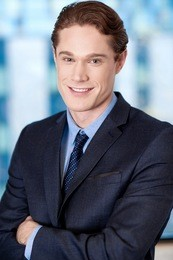
#> input picture face_check/22.jpg, 173 x 260 px, found by its file name
$ python generate_facedata.py
#> lines starting #> are read from the running program, lines starting #| are printed output that depends on the picture; after the words box and inside, x2 and y2 are one past the last pixel; in counts of white or black regions, pixels touching at a corner belong together
import cv2


def detect():
    # 声明face_cascade变量，该变量为CascadeClassifier对象，负责人脸检测
    face_cascade = cv2.CascadeClassifier(
        r'face_check\haarcascade_frontalface_default.xml')
    img = cv2.imread(  # 读取图片
        r'face_check/22.jpg')
#> img is the input picture: shape (260, 173, 3); mean B, G, R 124.4, 111.3, 105.2
    gray = cv2.cvtColor(img, cv2.COLOR_BGR2GRAY)  # 将图片转化为灰度图
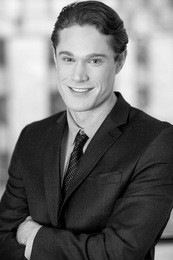
#> gray: shape (260, 173); min 0, max 251, mean 110.9
    faces = face_cascade.detectMultiScale(gray, 1.3, 5)  # 进行实际的人脸检测
#> faces = [[46, 32, 75, 75]]
    for (x, y, w, h) in faces:          #画出人脸矩阵
        img = cv2.rectangle(img, (x, y), (x+w, y+h), (255, 0, 0), 2)
        f = cv2.resize(gray[y:y+h, x:x+2],(200,200))
#> this loop made 1 pass
#> pass 1, in detect, `img = cv2.rectangle(img, (x, y), (x+w, y+h), (255, 0, 0), 2)`:
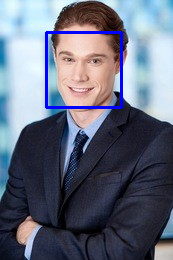
#> img: shape (260, 173, 3); 1.99% of pixels changed, all inside (x1, y1, x2, y2) = (45, 31, 123, 109)
#> pass 1, in detect, `f = cv2.resize(gray[y:y+h, x:x+2],(200,200))`:
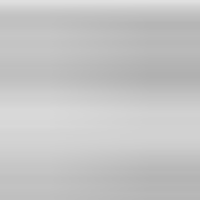
#> f: shape (200, 200); min 177, max 224, mean 196.7
    cv2.imshow('Vikongs Detected!!', img)
    cv2.imwrite(r'face_check/aa.jpg', img)
    cv2.waitKey(0)


if __name__ == "__main__":
    detect()

$ run again, with face_check/11.jpg copied over face_check/22.jpg
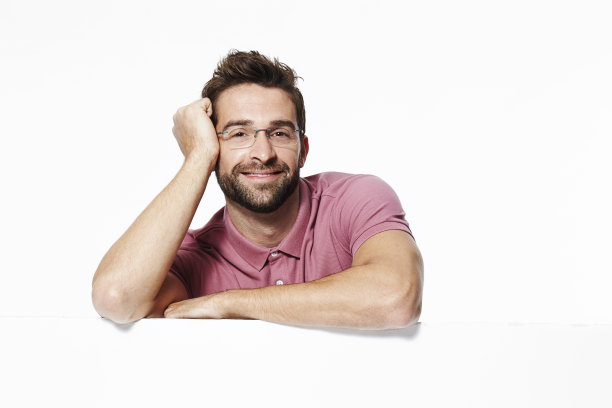
#> input picture face_check/11.jpg, 612 x 408 px, found by its file name
#> in detect, img is the input picture: shape (408, 612, 3); mean B, G, R 223.5, 225.7, 234
#> in detect, `gray = cv2.cvtColor(img, cv2.COLOR_BGR2GRAY)`:
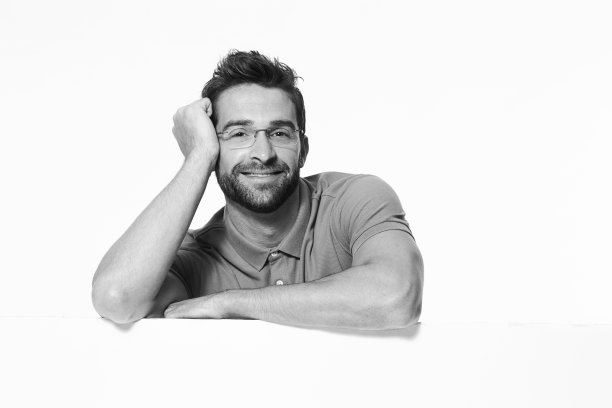
#> gray: shape (408, 612); min 5, max 255, mean 228
#> faces = [[206, 89, 112, 112]]
#> the loop in detect, `for (x, y, w, h) in faces:` made 1 pass
#> pass 1, in detect, `f = cv2.resize(gray[y:y+h, x:x+2],(200,200))`:
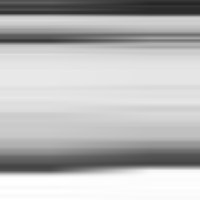
#> f: shape (200, 200); min 38, max 255, mean 185.1
